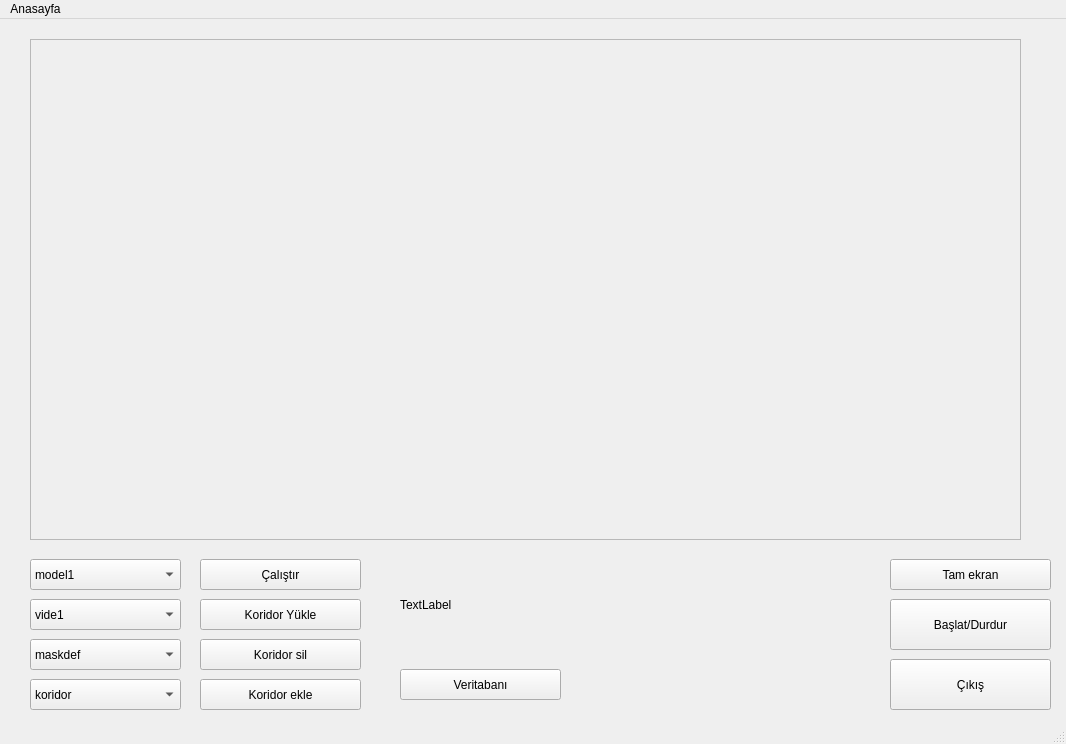
<?xml version="1.0" encoding="UTF-8"?>
<ui version="4.0">
 <class>MainWindow</class>
 <widget class="QMainWindow" name="MainWindow">
  <property name="geometry">
   <rect>
    <x>0</x>
    <y>0</y>
    <width>1066</width>
    <height>744</height>
   </rect>
  </property>
  <property name="mouseTracking">
   <bool>false</bool>
  </property>
  <property name="windowTitle">
   <string>MainWindow</string>
  </property>
  <property name="autoFillBackground">
   <bool>false</bool>
  </property>
  <property name="animated">
   <bool>true</bool>
  </property>
  <widget class="QWidget" name="centralwidget">
   <widget class="QFrame" name="goruntu">
    <property name="geometry">
     <rect>
      <x>30</x>
      <y>20</y>
      <width>991</width>
      <height>501</height>
     </rect>
    </property>
    <property name="cursor">
     <cursorShape>CrossCursor</cursorShape>
    </property>
    <property name="mouseTracking">
     <bool>true</bool>
    </property>
    <property name="tabletTracking">
     <bool>false</bool>
    </property>
    <property name="frameShape">
     <enum>QFrame::StyledPanel</enum>
    </property>
    <property name="frameShadow">
     <enum>QFrame::Raised</enum>
    </property>
    <property name="lineWidth">
     <number>1</number>
    </property>
   </widget>
   <widget class="QPushButton" name="pushButton">
    <property name="geometry">
     <rect>
      <x>890</x>
      <y>580</y>
      <width>161</width>
      <height>51</height>
     </rect>
    </property>
    <property name="text">
     <string>Başlat/Durdur</string>
    </property>
   </widget>
   <widget class="QPushButton" name="pushButton_2">
    <property name="geometry">
     <rect>
      <x>200</x>
      <y>660</y>
      <width>161</width>
      <height>31</height>
     </rect>
    </property>
    <property name="text">
     <string>Koridor ekle</string>
    </property>
   </widget>
   <widget class="QPushButton" name="pushButton_3">
    <property name="geometry">
     <rect>
      <x>200</x>
      <y>620</y>
      <width>161</width>
      <height>31</height>
     </rect>
    </property>
    <property name="text">
     <string>Koridor sil</string>
    </property>
   </widget>
   <widget class="QPushButton" name="pushButton_4">
    <property name="geometry">
     <rect>
      <x>890</x>
      <y>640</y>
      <width>161</width>
      <height>51</height>
     </rect>
    </property>
    <property name="text">
     <string>Çıkış</string>
    </property>
    <property name="checkable">
     <bool>false</bool>
    </property>
    <property name="flat">
     <bool>false</bool>
    </property>
   </widget>
   <widget class="QComboBox" name="comboBox">
    <property name="geometry">
     <rect>
      <x>30</x>
      <y>540</y>
      <width>151</width>
      <height>31</height>
     </rect>
    </property>
    <item>
     <property name="text">
      <string>model1</string>
     </property>
    </item>
    <item>
     <property name="text">
      <string>model2</string>
     </property>
    </item>
    <item>
     <property name="text">
      <string>model3</string>
     </property>
    </item>
   </widget>
   <widget class="QComboBox" name="comboBox_2">
    <property name="geometry">
     <rect>
      <x>30</x>
      <y>580</y>
      <width>151</width>
      <height>31</height>
     </rect>
    </property>
    <item>
     <property name="text">
      <string>vide1</string>
     </property>
    </item>
    <item>
     <property name="text">
      <string>video2</string>
     </property>
    </item>
   </widget>
   <widget class="QComboBox" name="comboBox_3">
    <property name="geometry">
     <rect>
      <x>30</x>
      <y>620</y>
      <width>151</width>
      <height>31</height>
     </rect>
    </property>
    <item>
     <property name="text">
      <string>maskdef</string>
     </property>
    </item>
    <item>
     <property name="text">
      <string>mask1</string>
     </property>
    </item>
   </widget>
   <widget class="QPushButton" name="pushButton_5">
    <property name="geometry">
     <rect>
      <x>200</x>
      <y>580</y>
      <width>161</width>
      <height>31</height>
     </rect>
    </property>
    <property name="text">
     <string>Koridor Yükle</string>
    </property>
   </widget>
   <widget class="QPushButton" name="pushButton_6">
    <property name="geometry">
     <rect>
      <x>200</x>
      <y>540</y>
      <width>161</width>
      <height>31</height>
     </rect>
    </property>
    <property name="styleSheet">
     <string notr="true"/>
    </property>
    <property name="text">
     <string>Çalıştır</string>
    </property>
   </widget>
   <widget class="QComboBox" name="comboBox_4">
    <property name="geometry">
     <rect>
      <x>30</x>
      <y>660</y>
      <width>151</width>
      <height>31</height>
     </rect>
    </property>
    <item>
     <property name="text">
      <string>koridor</string>
     </property>
    </item>
   </widget>
   <widget class="QLabel" name="textlabel">
    <property name="geometry">
     <rect>
      <x>400</x>
      <y>540</y>
      <width>411</width>
      <height>91</height>
     </rect>
    </property>
    <property name="styleSheet">
     <string notr="true"/>
    </property>
    <property name="text">
     <string>TextLabel</string>
    </property>
   </widget>
   <widget class="QPushButton" name="pushButton_7">
    <property name="geometry">
     <rect>
      <x>890</x>
      <y>540</y>
      <width>161</width>
      <height>31</height>
     </rect>
    </property>
    <property name="text">
     <string>Tam ekran</string>
    </property>
   </widget>
   <widget class="QPushButton" name="pushButton_8">
    <property name="geometry">
     <rect>
      <x>400</x>
      <y>650</y>
      <width>161</width>
      <height>31</height>
     </rect>
    </property>
    <property name="text">
     <string>Veritabanı</string>
    </property>
   </widget>
  </widget>
  <widget class="QMenuBar" name="menubar">
   <property name="geometry">
    <rect>
     <x>0</x>
     <y>0</y>
     <width>1066</width>
     <height>26</height>
    </rect>
   </property>
   <widget class="QMenu" name="menuAnasayfa">
    <property name="title">
     <string>Anasayfa</string>
    </property>
    <addaction name="actionAyarlar"/>
   </widget>
   <addaction name="menuAnasayfa"/>
  </widget>
  <widget class="QStatusBar" name="statusbar"/>
  <action name="actionAyarlar">
   <property name="text">
    <string>Loglar</string>
   </property>
  </action>
 </widget>
 <resources/>
 <connections/>
</ui>
